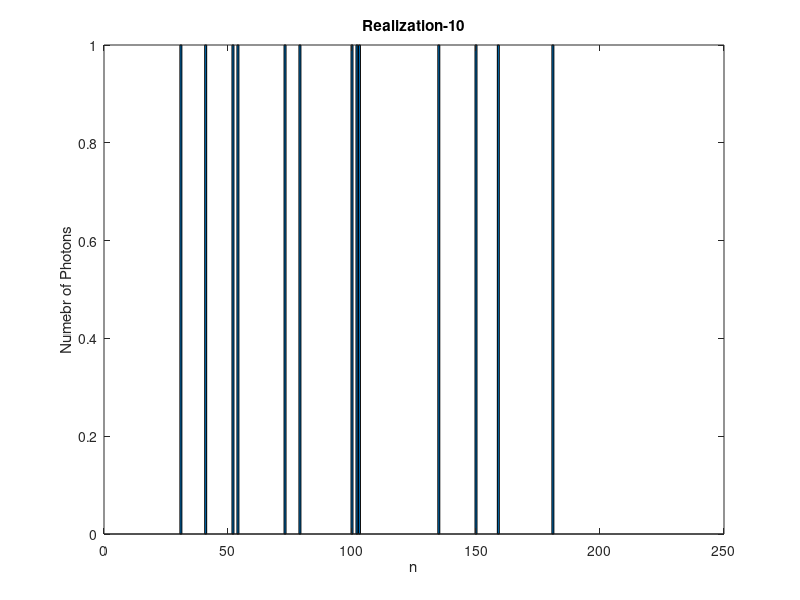

MATLAB code for this plot:

k=1
a = 10 ;
delta = 0.005 ;
n = 1/delta;
X = zeros(200,1);


for trial=1:200
    
    
   
        if rand() < (a*delta) 
          X(trial) =  1;
        end
    
    
end

bar(X);
xlabel('n');
ylabel('Numebr of Photons');
title('Realization-10');


